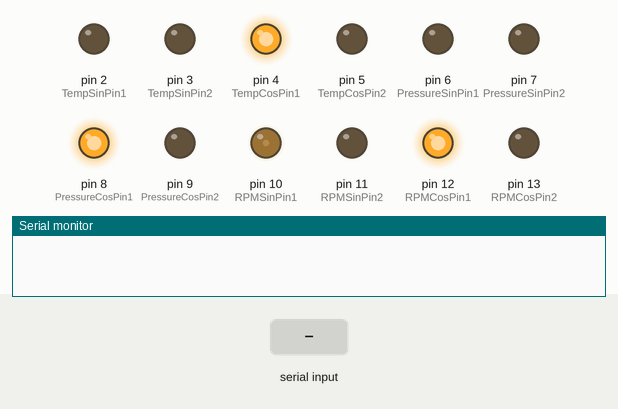
A sketch run on a simulated Arduino Uno, built with avr-gcc and run on an emulated ATmega328P. Parts: output pins drawn as LEDs (lit = HIGH), the last lines printed to the serial monitor. Inputs (shaded band) come from the test bench.

Above: at 2.9 s.
At 10.6 s:
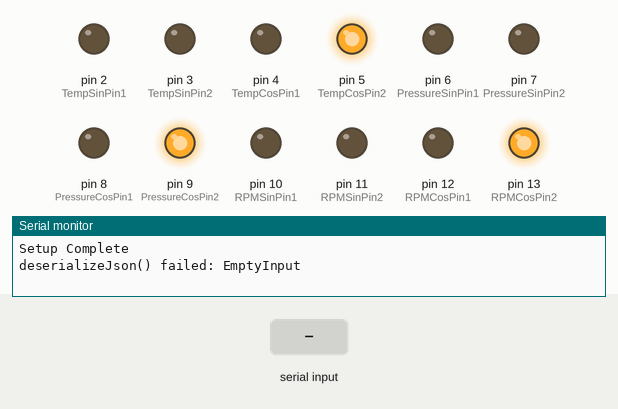
10.7 s: "1\n" received over Serial
At 11.0 s:
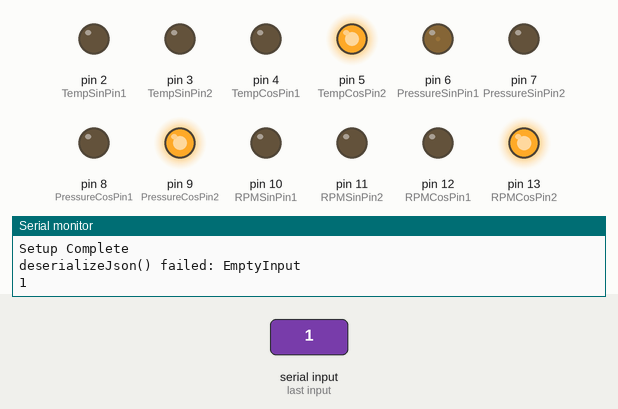
Timing chart, 0 to 13.7 s (numbered marks = the images above; inputs shaded):
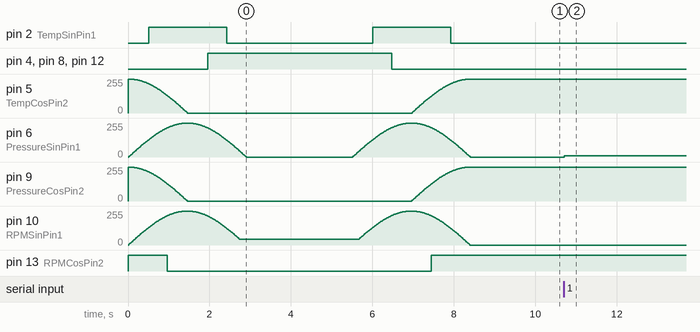

Measured:
- after the input at 10.7 s, pin 5 (TempCosPin2), pin 9 (PressureCosPin2): 255/255 → 254/255 at once; pin 6 (PressureSinPin1): 0/255 → 8/255 at once

The sketch:

rpm-psi-temp.ino
```cpp
#include <ArduinoJson.h>

int RPMSinPin1 =  10;
int RPMSinPin2=  11;
int RPMCosPin1 =  12;
int RPMCosPin2 =  13;

int RPMSin1Value=0;
int RPMSin2Value=0;
int RPMCos1Value=0;
int RPMCos2Value=255;

int PressureSinPin1 =  6;
int PressureSinPin2=  7;
int PressureCosPin1 =  8;
int PressureCosPin2 =  9;

int PressureSin1Value=0;
int PressureSin2Value=0;
int PressureCos1Value=0;
int PressureCos2Value=255;

int TempSinPin1 =  2;
int TempSinPin2=  3;
int TempCosPin1 =  4;
int TempCosPin2 =  5;

int TempSin1Value=0;
int TempSin2Value=0;
int TempCos1Value=0;
int TempCos2Value=255;

// Max Angle limita\Angles

int rpmLimitAngle=170;
int pressureLimitAngle=180;
int tempLimitAngle=180;

int rpmMax=7000;
int pressureMax=80;
int tempMax=260;

int limit=230;

void setPosition(int SinPin1, int SinPin2, int CosPin1, int CosPin2, int Sin1Value, int Sin2Value, int Cos1Value, int Cos2Value, int smoothness=5); //Declare default function value

void setup() {

  // wait for hardware serial to appear
  while (!Serial);
  Serial.begin(115200); // opens serial port, sets data rate to 115200 bps

  pinMode(RPMSinPin1, OUTPUT);
  pinMode(RPMSinPin2, OUTPUT);
  pinMode(RPMCosPin1, OUTPUT);
  pinMode(RPMCosPin2, OUTPUT);

  pinMode(PressureSinPin1, OUTPUT);
  pinMode(PressureSinPin2, OUTPUT);
  pinMode(PressureCosPin1, OUTPUT);
  pinMode(PressureCosPin2, OUTPUT);

  pinMode(TempSinPin1, OUTPUT);
  pinMode(TempSinPin2, OUTPUT);
  pinMode(TempCosPin1, OUTPUT);
  pinMode(TempCosPin2, OUTPUT);

  int setupRPM;
  int setupPressure;
  int setupTemp;

  // Cycle Gauge
  for (int i=0; i<=limit;i++){

    setupRPM=checkGageLimit (i,rpmLimitAngle);
    setupPressure=checkGageLimit (i,pressureLimitAngle);
    setupTemp=checkGageLimit (i,tempLimitAngle);

    calcValues(setupRPM, &RPMSin1Value, &RPMSin2Value, &RPMCos1Value, &RPMCos2Value);
    setPosition(RPMSinPin1,RPMSinPin2, RPMCosPin1, RPMCosPin2, RPMSin1Value, RPMSin2Value, RPMCos1Value, RPMCos2Value );

    calcValues(setupPressure, &PressureSin1Value, &PressureSin2Value, &PressureCos1Value, &PressureCos2Value);
    setPosition(PressureSinPin1,PressureSinPin2, PressureCosPin1, PressureCosPin2, PressureSin1Value, PressureSin2Value, PressureCos1Value, PressureCos2Value );

    calcValues(setupTemp, &TempSin1Value, &TempSin2Value, &TempCos1Value, &TempCos2Value);
    setPosition(TempSinPin1,TempSinPin2, TempCosPin1, TempCosPin2, TempSin1Value, TempSin2Value, TempCos1Value, TempCos2Value );

  }
  delay(1000);
  for (int i=(limit-1); i>=0;i--){

    setupRPM=checkGageLimit (i,rpmLimitAngle);
    setupPressure=checkGageLimit (i,pressureLimitAngle);
    setupTemp=checkGageLimit (i,tempLimitAngle);

    calcValues(setupRPM, &RPMSin1Value, &RPMSin2Value, &RPMCos1Value, &RPMCos2Value);
    setPosition(RPMSinPin1,RPMSinPin2, RPMCosPin1, RPMCosPin2, RPMSin1Value, RPMSin2Value, RPMCos1Value, RPMCos2Value);

    calcValues(setupPressure, &PressureSin1Value, &PressureSin2Value, &PressureCos1Value, &PressureCos2Value);
    setPosition(PressureSinPin1,PressureSinPin2, PressureCosPin1, PressureCosPin2, PressureSin1Value, PressureSin2Value, PressureCos1Value, PressureCos2Value );

    calcValues(setupTemp, &TempSin1Value, &TempSin2Value, &TempCos1Value, &TempCos2Value);
    setPosition(TempSinPin1,TempSinPin2, TempCosPin1, TempCosPin2, TempSin1Value, TempSin2Value, TempCos1Value, TempCos2Value );
  }
  delay(1000);


  Serial.println("Setup Complete");
}

StaticJsonDocument<200> doc;
String message;
int count=0;

void loop() {

  count++;
  message = Serial.readStringUntil('\n');
  //Serial.println(String (count));
  //Serial.println(message);

  // Deserialize the JSON document
  DeserializationError error = deserializeJson(doc, message);

  // Test if parSing succeeds.
  if (error) {
    Serial.print(F("deserializeJson() failed: "));
    Serial.println(error.f_str());
  }
  else{
    Serial.println(message);
    float vspeed = doc["RPM"];
    float rpm = doc["rpm"];
    float temp = doc["Temp"];
    float battery = 13.5;
    float oiltemp = doc["oiltemp"];
    float oilpres = doc["oilpres"];

    float gageAngle=0;

    // Convert reading to angles before calling calcValues
    rpm=checkGageLimit (rpm,rpmMax);
    gageAngle = 0.1539103 + 0.02892786*rpm - 8.327303e-7*pow(rpm,2);
    calcValues(gageAngle, &RPMSin1Value, &RPMSin2Value, &RPMCos1Value, &RPMCos2Value);
    setPosition(RPMSinPin1,RPMSinPin2, RPMCosPin1, RPMCosPin2, RPMSin1Value, RPMSin2Value, RPMCos1Value, RPMCos2Value );

    oilpres=checkGageLimit (oilpres,pressureMax);
    gageAngle=2.804506 + 2.638895*oilpres - 0.005712883*pow(oilpres,2);
    calcValues(gageAngle, &PressureSin1Value, &PressureSin2Value, &PressureCos1Value, &PressureCos2Value);
    setPosition(PressureSinPin1,PressureSinPin2, PressureCosPin1, PressureCosPin2, PressureSin1Value, PressureSin2Value, PressureCos1Value, PressureCos2Value );

    oiltemp=(oiltemp * (9/5)) + 32;
    oiltemp=checkGageLimit (oiltemp,tempMax);
    if (oiltemp<100) {
      oiltemp=100;
    }
    gageAngle = -14.05772 - 0.1464019*oiltemp + 0.003325954*pow(oiltemp,2);
    calcValues(gageAngle, &TempSin1Value, &TempSin2Value, &TempCos1Value, &TempCos2Value);
    setPosition(TempSinPin1,TempSinPin2, TempCosPin1, TempCosPin2, TempSin1Value, TempSin2Value, TempCos1Value, TempCos2Value );


    /*
    Serial.println("***************");
    Serial.print("RPM=");
    Serial.println(vRPM);
    Serial.print("rpm=");
    Serial.println(rpm);
    Serial.print("Temp="); m
    Serial.println(Temp);
    Serial.print("oiltemp=");
    Serial.println(oiltemp);
    Serial.print("oilpres=");
    Serial.println(oilpres);
    */

  }
}


int checkGageLimit (int askValue, int gageLimit){
    int returnValue=0;
    if (askValue>gageLimit) {
      returnValue=gageLimit;
    }
    else {
      returnValue=askValue;
    }
    return returnValue;
}


void setPosition(int SinPin1, int SinPin2, int CosPin1, int CosPin2, int Sin1Value, int Sin2Value, int Cos1Value, int Cos2Value, int smoothness){
  // Move air core gauge
  analogWrite(SinPin1, Sin1Value);
  analogWrite(SinPin2, Sin2Value);
  analogWrite(CosPin1, Cos1Value);
  analogWrite(CosPin2, Cos2Value);

  delay(smoothness);
}

int calcValues(int angle, int* Sin1Value, int* Sin2Value, int* Cos1Value, int* Cos2Value){
  float pi=3.14159;
  int scale=255;
  // Compute pin values based on position
  float positionRad=angle*pi/180;
  float SinCalc=scale*sin(positionRad);
  float CosCalc=scale*cos(positionRad-pi); // handle 180 phase shift
  if (SinCalc>0){
    *Sin1Value=abs(SinCalc);
  }
  else{
    *Sin1Value=0;
  }
  if (SinCalc<0){
    *Sin2Value=abs(SinCalc);
  }
  else{
    *Sin2Value=0;
  }

  if (CosCalc>0){
    *Cos1Value=abs(CosCalc);
  }
  else{
    *Cos1Value=0;
  }
  if (CosCalc<0){
    *Cos2Value=abs(CosCalc);
  }
  else{
    *Cos2Value=0;
  }
}
```
